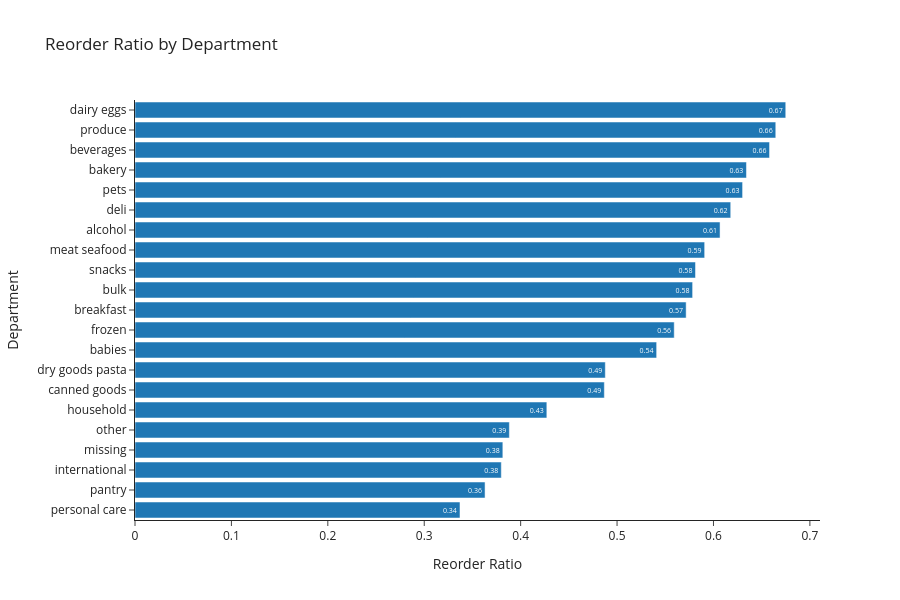

Notebook code for this chart:
### Markdown cell above
Volume tells us _what people buy_; the **reorder ratio** tells us _what
they keep buying_. For each department we average the binary `reordered`
flag, the fraction of items in that department that the customer had
purchased before.

A high reorder ratio is a proxy for **loyalty**: customers come back to the
same items, suggesting habit-driven (rather than discovery-driven) shopping.

### Code cell
reorder_dept = (
    op.groupby("department")["reordered"]
    .mean()
    .sort_values(ascending=False)
    .reset_index()
)
reorder_dept.columns = ["Department", "Reorder Ratio"]

fig = px.bar(
    reorder_dept,
    x="Reorder Ratio",
    y="Department",
    orientation="h",
    title="Reorder Ratio by Department",
    text_auto=".2f",
    height=600,
)
fig.update_layout(yaxis=dict(autorange="reversed"))
fig.show()

### Figure 1 — Plotly figure (JSON) as saved in the notebook; plotly's stock layout.template omitted (floating-point values rounded to 4 significant figures)
{"data": [{"hovertemplate": "Reorder Ratio=%{x}<br>Department=%{y}<extra></extra>", "legendgroup": "", "marker": {"color": "#1F77B4", "pattern": {"shape": ""}}, "name": "", "orientation": "h", "showlegend": false, "textposition": "auto", "texttemplate": "%{x:.2f}", "type": "bar", "x": [0.675, 0.6646, 0.6582, 0.6342, 0.6302, 0.6179, 0.6068, 0.5909, 0.5814, 0.5784, 0.5717, 0.5593, 0.5411, 0.4878, 0.4868, 0.4272, 0.3883, 0.3815, 0.3799, 0.3631, 0.3371], "xaxis": "x", "y": ["dairy eggs", "produce", "beverages", "bakery", "pets", "deli", "alcohol", "meat seafood", "snacks", "bulk", "breakfast", "frozen", "babies", "dry goods pasta", "canned goods", "household", "other", "missing", "international", "pantry", "personal care"], "yaxis": "y"}], "layout": {"barmode": "relative", "height": 600, "legend": {"tracegroupgap": 0}, "title": {"text": "Reorder Ratio by Department"}, "xaxis": {"anchor": "y", "domain": [0.0, 1.0], "title": {"text": "Reorder Ratio"}}, "yaxis": {"anchor": "x", "autorange": "reversed", "domain": [0.0, 1.0], "title": {"text": "Department"}}}}
